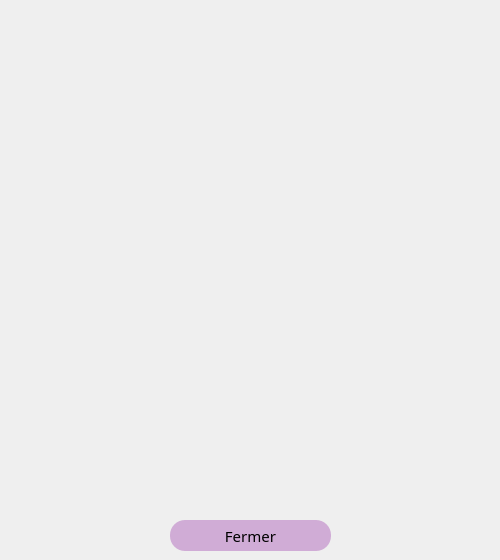
<?xml version="1.0" encoding="UTF-8"?>
<ui version="4.0">
 <class>Dialog_Statistiques</class>
 <widget class="QDialog" name="Dialog_Statistiques">
  <property name="geometry">
   <rect>
    <x>0</x>
    <y>0</y>
    <width>500</width>
    <height>560</height>
   </rect>
  </property>
  <property name="windowTitle">
   <string>Dialog</string>
  </property>
  <widget class="QPushButton" name="pushButton_Fermer">
   <property name="geometry">
    <rect>
     <x>170</x>
     <y>520</y>
     <width>161</width>
     <height>31</height>
    </rect>
   </property>
   <property name="font">
    <font>
     <family>Montserrat SemiBold</family>
     <pointsize>11</pointsize>
    </font>
   </property>
   <property name="styleSheet">
    <string notr="true">QPushButton {
background-color: rgba(199, 153, 207, 200);
border-radius: 15px;
}
QPushButton:hover {
background-color: qlineargradient(spread:pad, x1:0, y1:0, x2:0, y2:1, stop:0 rgba(189, 96, 96, 200), stop:1 rgba(199, 153, 207, 200));
}</string>
   </property>
   <property name="text">
    <string>Fermer</string>
   </property>
  </widget>
  <widget class="QLabel" name="label_stats">
   <property name="geometry">
    <rect>
     <x>0</x>
     <y>0</y>
     <width>500</width>
     <height>500</height>
    </rect>
   </property>
   <property name="styleSheet">
    <string notr="true">background-image: url(:/new/prefix1/Images/BGSponsoring.png);</string>
   </property>
   <property name="text">
    <string/>
   </property>
  </widget>
  <zorder>label_stats</zorder>
  <zorder>pushButton_Fermer</zorder>
 </widget>
 <resources/>
 <connections/>
</ui>
